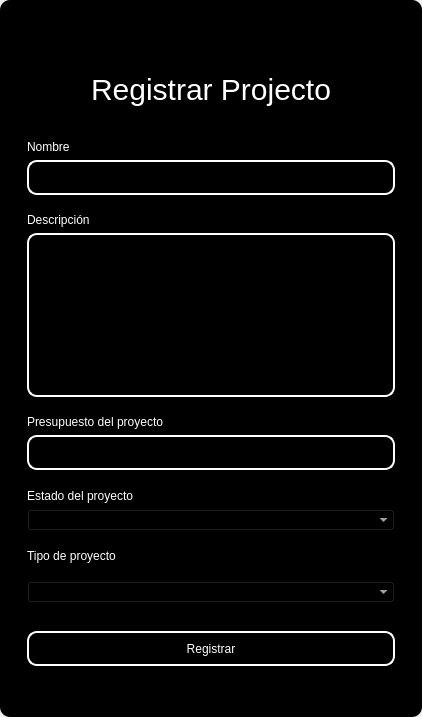
<?xml version="1.0" encoding="UTF-8"?>
<ui version="4.0">
 <class>MainWindow</class>
 <widget class="QMainWindow" name="MainWindow">
  <property name="geometry">
   <rect>
    <x>0</x>
    <y>0</y>
    <width>422</width>
    <height>717</height>
   </rect>
  </property>
  <property name="windowTitle">
   <string>MainWindow</string>
  </property>
  <property name="styleSheet">
   <string notr="true"/>
  </property>
  <widget class="QWidget" name="centralwidget">
   <property name="styleSheet">
    <string notr="true"/>
   </property>
   <layout class="QVBoxLayout" name="verticalLayout">
    <property name="spacing">
     <number>0</number>
    </property>
    <property name="leftMargin">
     <number>0</number>
    </property>
    <property name="topMargin">
     <number>0</number>
    </property>
    <property name="rightMargin">
     <number>0</number>
    </property>
    <property name="bottomMargin">
     <number>0</number>
    </property>
    <item>
     <widget class="QFrame" name="frame">
      <property name="enabled">
       <bool>true</bool>
      </property>
      <property name="styleSheet">
       <string notr="true">QFrame {
	border-radius:10px;
	background-color: rgb(0, 0, 0);
 }
</string>
      </property>
      <property name="frameShape">
       <enum>QFrame::StyledPanel</enum>
      </property>
      <property name="frameShadow">
       <enum>QFrame::Raised</enum>
      </property>
      <layout class="QVBoxLayout" name="verticalLayout_2">
       <item>
        <widget class="QFrame" name="frame_superior">
         <property name="minimumSize">
          <size>
           <width>0</width>
           <height>40</height>
          </size>
         </property>
         <property name="maximumSize">
          <size>
           <width>16777215</width>
           <height>40</height>
          </size>
         </property>
         <property name="styleSheet">
          <string notr="true">QPushButton{
border-radius:18px;
}

QPushButton:hover{
	background-color: rgb(0, 0, 0);
}
</string>
         </property>
         <property name="frameShape">
          <enum>QFrame::StyledPanel</enum>
         </property>
         <property name="frameShadow">
          <enum>QFrame::Raised</enum>
         </property>
         <layout class="QHBoxLayout" name="horizontalLayout_3">
          <property name="spacing">
           <number>4</number>
          </property>
          <property name="leftMargin">
           <number>0</number>
          </property>
          <property name="topMargin">
           <number>0</number>
          </property>
          <property name="rightMargin">
           <number>0</number>
          </property>
          <property name="bottomMargin">
           <number>0</number>
          </property>
          <item>
           <widget class="QPushButton" name="btn_icon">
            <property name="text">
             <string/>
            </property>
            <property name="iconSize">
             <size>
              <width>40</width>
              <height>40</height>
             </size>
            </property>
           </widget>
          </item>
          <item>
           <spacer name="horizontalSpacer_2">
            <property name="orientation">
             <enum>Qt::Horizontal</enum>
            </property>
            <property name="sizeHint" stdset="0">
             <size>
              <width>443</width>
              <height>20</height>
             </size>
            </property>
           </spacer>
          </item>
          <item>
           <widget class="QPushButton" name="bt_minimizar">
            <property name="minimumSize">
             <size>
              <width>38</width>
              <height>38</height>
             </size>
            </property>
            <property name="maximumSize">
             <size>
              <width>38</width>
              <height>38</height>
             </size>
            </property>
            <property name="cursor">
             <cursorShape>PointingHandCursor</cursorShape>
            </property>
            <property name="text">
             <string/>
            </property>
            <property name="icon">
             <iconset>
              <normaloff>image/minus.svg</normaloff>image/minus.svg</iconset>
            </property>
            <property name="iconSize">
             <size>
              <width>38</width>
              <height>38</height>
             </size>
            </property>
           </widget>
          </item>
          <item>
           <widget class="QPushButton" name="bt_maximizar">
            <property name="minimumSize">
             <size>
              <width>38</width>
              <height>38</height>
             </size>
            </property>
            <property name="maximumSize">
             <size>
              <width>38</width>
              <height>38</height>
             </size>
            </property>
            <property name="cursor">
             <cursorShape>PointingHandCursor</cursorShape>
            </property>
            <property name="text">
             <string/>
            </property>
            <property name="icon">
             <iconset>
              <normaloff>image/chevron-up.svg</normaloff>image/chevron-up.svg</iconset>
            </property>
            <property name="iconSize">
             <size>
              <width>38</width>
              <height>38</height>
             </size>
            </property>
           </widget>
          </item>
          <item>
           <widget class="QPushButton" name="bt_restaurar">
            <property name="minimumSize">
             <size>
              <width>38</width>
              <height>38</height>
             </size>
            </property>
            <property name="maximumSize">
             <size>
              <width>38</width>
              <height>38</height>
             </size>
            </property>
            <property name="cursor">
             <cursorShape>PointingHandCursor</cursorShape>
            </property>
            <property name="text">
             <string/>
            </property>
            <property name="icon">
             <iconset>
              <normaloff>image/chevron-down.svg</normaloff>image/chevron-down.svg</iconset>
            </property>
            <property name="iconSize">
             <size>
              <width>38</width>
              <height>38</height>
             </size>
            </property>
           </widget>
          </item>
          <item>
           <widget class="QPushButton" name="bt_cerrar">
            <property name="minimumSize">
             <size>
              <width>38</width>
              <height>38</height>
             </size>
            </property>
            <property name="maximumSize">
             <size>
              <width>38</width>
              <height>38</height>
             </size>
            </property>
            <property name="cursor">
             <cursorShape>PointingHandCursor</cursorShape>
            </property>
            <property name="text">
             <string/>
            </property>
            <property name="icon">
             <iconset>
              <normaloff>image/x.svg</normaloff>image/x.svg</iconset>
            </property>
            <property name="iconSize">
             <size>
              <width>38</width>
              <height>38</height>
             </size>
            </property>
           </widget>
          </item>
         </layout>
        </widget>
       </item>
       <item>
        <widget class="QFrame" name="frame_3">
         <property name="styleSheet">
          <string notr="true">QLabel {
	color: rgb(255, 255, 254);
	font: 12pt &quot;Arial&quot;;
	background-color: rgba(0, 0, 0,0);
}

QTextEdit{
background-color: rgba(0, 0, 0,0);
border-radius:10px; 
font: 12pt &quot;Arial&quot;;
color: rgb(255, 255, 254);
border: 2px solid  rgb(255, 255, 255);

}

QTextEdit:hover{
background-color: rgba(0, 0, 0,0);
border-radius:10px; 
font: 12pt &quot;Arial&quot;;
border: 2px solid  rgb(120, 0, 171);
}

QTextEdit:focus{
background-color: rgb(0, 0, 0);
border-radius:10px; 
font: 12pt &quot;Arial&quot;;
border: 2px solid rgb(120, 0, 171);
}

QLineEdit{
background-color: rgba(0, 0, 0,0);
border-radius:10px; 
font: 12pt &quot;Arial&quot;;
color: rgb(255, 255, 254);
border: 2px solid  rgb(255, 255, 255);

}

QLineEdit:hover{
background-color: rgba(0, 0, 0,0);
border-radius:10px; 
font: 12pt &quot;Arial&quot;;
border: 2px solid  rgb(120, 0, 171);
}

QLineEdit:focus{
background-color: rgb(0, 0, 0);
border-radius:10px; 
font: 12pt &quot;Arial&quot;;
border: 2px solid rgb(120, 0, 171);
}

QCheckBox{
	font: 12pt &quot;Arial&quot;;
	color: rgb(255, 255, 255);
}

QCheckBox::indicator {
    width: 18px;
    height:18px;
}

QCheckBox::indicator:unchecked {
   background-image: url(image/square.svg);
}

QCheckBox::indicator:checked {
   background-image: url(image/check-square.svg);
}

QPushButton{
border-radius:10px; 
font: 12pt &quot;Arial&quot;;
color: rgb(255, 255, 254);
border: 2px solid #ffffff;
}

QPushButton:hover{
border-radius:10px; 
font: 12pt &quot;Arial&quot;;
color: rgb(255, 255, 255);
border: 2px solid rgb(120, 0, 171);
	background-color: rgb(120, 0, 171);
}
</string>
         </property>
         <property name="frameShape">
          <enum>QFrame::StyledPanel</enum>
         </property>
         <property name="frameShadow">
          <enum>QFrame::Raised</enum>
         </property>
         <layout class="QHBoxLayout" name="horizontalLayout_4">
          <item>
           <layout class="QVBoxLayout" name="verticalLayout_4">
            <property name="spacing">
             <number>5</number>
            </property>
            <property name="rightMargin">
             <number>0</number>
            </property>
            <property name="bottomMargin">
             <number>0</number>
            </property>
            <item>
             <widget class="QLabel" name="label_3">
              <property name="minimumSize">
               <size>
                <width>100</width>
                <height>50</height>
               </size>
              </property>
              <property name="styleSheet">
               <string notr="true">font-size: 30px;
color: rgb(255, 255, 255);</string>
              </property>
              <property name="text">
               <string>Registrar Projecto</string>
              </property>
              <property name="alignment">
               <set>Qt::AlignCenter</set>
              </property>
             </widget>
            </item>
            <item>
             <widget class="QFrame" name="frame_4">
              <property name="maximumSize">
               <size>
                <width>400</width>
                <height>700</height>
               </size>
              </property>
              <property name="styleSheet">
               <string notr="true">QLabel {
	color: rgb(255, 255, 254);
	font: 12pt &quot;Arial&quot;;
	background-color: rgba(0, 0, 0,0);
}

QTextEdit{
background-color: rgba(0, 0, 0,0);
border-radius:10px; 
font: 12pt &quot;Arial&quot;;
color: rgb(255, 255, 254);
border: 2px solid  rgb(255, 255, 255);

}

QTextEdit:hover{
background-color: rgba(0, 0, 0,0);
border-radius:10px; 
font: 12pt &quot;Arial&quot;;
border: 2px solid  rgb(120, 0, 171);
}

QTextEdit:focus{
background-color: rgb(0, 0, 0);
border-radius:10px; 
font: 12pt &quot;Arial&quot;;
border: 2px solid rgb(120, 0, 171);
}

QLineEdit{
background-color: rgba(0, 0, 0,0);
border-radius:10px; 
font: 12pt &quot;Arial&quot;;
color: rgb(255, 255, 254);
border: 2px solid  rgb(255, 255, 255);

}

QLineEdit:hover{
background-color: rgba(0, 0, 0,0);
border-radius:10px; 
font: 12pt &quot;Arial&quot;;
border: 2px solid  rgb(120, 0, 171);
}

QLineEdit:focus{
background-color: rgb(0, 0, 0);
border-radius:10px; 
font: 12pt &quot;Arial&quot;;
border: 2px solid rgb(120, 0, 171);
}

QCheckBox{
	font: 12pt &quot;Arial&quot;;
	color: rgb(255, 255, 255);
}

QCheckBox::indicator {
    width: 18px;
    height:18px;
}

QCheckBox::indicator:unchecked {
   background-image: url(image/square.svg);
}

QCheckBox::indicator:checked {
   background-image: url(image/check-square.svg);
}

QPushButton{
border-radius:10px; 
font: 12pt &quot;Arial&quot;;
color: rgb(255, 255, 254);
border: 2px solid #ffffff;
}

QPushButton:hover{
border-radius:10px; 
font: 12pt &quot;Arial&quot;;
color: rgb(255, 255, 255);
border: 2px solid rgb(120, 0, 171);
	background-color: rgb(120, 0, 171);
}
</string>
              </property>
              <property name="frameShape">
               <enum>QFrame::StyledPanel</enum>
              </property>
              <property name="frameShadow">
               <enum>QFrame::Raised</enum>
              </property>
              <layout class="QVBoxLayout" name="verticalLayout_3">
               <property name="leftMargin">
                <number>9</number>
               </property>
               <property name="topMargin">
                <number>9</number>
               </property>
               <property name="rightMargin">
                <number>9</number>
               </property>
               <property name="bottomMargin">
                <number>9</number>
               </property>
               <item>
                <spacer name="verticalSpacer_3">
                 <property name="orientation">
                  <enum>Qt::Vertical</enum>
                 </property>
                 <property name="sizeHint" stdset="0">
                  <size>
                   <width>20</width>
                   <height>40</height>
                  </size>
                 </property>
                </spacer>
               </item>
               <item>
                <widget class="QLabel" name="label_4">
                 <property name="text">
                  <string>Nombre</string>
                 </property>
                </widget>
               </item>
               <item>
                <widget class="QLineEdit" name="nametxt">
                 <property name="minimumSize">
                  <size>
                   <width>0</width>
                   <height>35</height>
                  </size>
                 </property>
                 <property name="text">
                  <string/>
                 </property>
                </widget>
               </item>
               <item>
                <spacer name="verticalSpacer_4">
                 <property name="orientation">
                  <enum>Qt::Vertical</enum>
                 </property>
                 <property name="sizeHint" stdset="0">
                  <size>
                   <width>20</width>
                   <height>40</height>
                  </size>
                 </property>
                </spacer>
               </item>
               <item>
                <widget class="QLabel" name="label_8">
                 <property name="text">
                  <string>Descripción</string>
                 </property>
                </widget>
               </item>
               <item>
                <widget class="QTextEdit" name="descriptiontxt"/>
               </item>
               <item>
                <spacer name="verticalSpacer">
                 <property name="orientation">
                  <enum>Qt::Vertical</enum>
                 </property>
                 <property name="sizeHint" stdset="0">
                  <size>
                   <width>20</width>
                   <height>40</height>
                  </size>
                 </property>
                </spacer>
               </item>
               <item>
                <widget class="QLabel" name="label_5">
                 <property name="text">
                  <string>Presupuesto del proyecto</string>
                 </property>
                </widget>
               </item>
               <item>
                <widget class="QLineEdit" name="budgettxt">
                 <property name="minimumSize">
                  <size>
                   <width>0</width>
                   <height>35</height>
                  </size>
                 </property>
                 <property name="maximumSize">
                  <size>
                   <width>16777215</width>
                   <height>16777215</height>
                  </size>
                 </property>
                 <property name="echoMode">
                  <enum>QLineEdit::Normal</enum>
                 </property>
                </widget>
               </item>
               <item>
                <spacer name="verticalSpacer_5">
                 <property name="orientation">
                  <enum>Qt::Vertical</enum>
                 </property>
                 <property name="sizeHint" stdset="0">
                  <size>
                   <width>20</width>
                   <height>40</height>
                  </size>
                 </property>
                </spacer>
               </item>
               <item>
                <widget class="QLabel" name="label">
                 <property name="text">
                  <string>Estado del proyecto</string>
                 </property>
                </widget>
               </item>
               <item>
                <widget class="QComboBox" name="status_combobox">
                 <property name="styleSheet">
                  <string notr="true">background-color: rgb(0, 0, 0);
color: rgb(255, 255, 255);</string>
                 </property>
                </widget>
               </item>
               <item>
                <spacer name="verticalSpacer_6">
                 <property name="orientation">
                  <enum>Qt::Vertical</enum>
                 </property>
                 <property name="sizeHint" stdset="0">
                  <size>
                   <width>20</width>
                   <height>40</height>
                  </size>
                 </property>
                </spacer>
               </item>
               <item>
                <widget class="QLabel" name="label_2">
                 <property name="text">
                  <string>Tipo de proyecto</string>
                 </property>
                </widget>
               </item>
               <item>
                <spacer name="verticalSpacer_10">
                 <property name="orientation">
                  <enum>Qt::Vertical</enum>
                 </property>
                 <property name="sizeHint" stdset="0">
                  <size>
                   <width>20</width>
                   <height>40</height>
                  </size>
                 </property>
                </spacer>
               </item>
               <item>
                <widget class="QComboBox" name="type_combobox">
                 <property name="styleSheet">
                  <string notr="true">background-color: rgb(0, 0, 0);
color: rgb(255, 255, 255);</string>
                 </property>
                </widget>
               </item>
               <item>
                <spacer name="verticalSpacer_9">
                 <property name="orientation">
                  <enum>Qt::Vertical</enum>
                 </property>
                 <property name="sizeHint" stdset="0">
                  <size>
                   <width>20</width>
                   <height>50</height>
                  </size>
                 </property>
                </spacer>
               </item>
               <item>
                <widget class="QPushButton" name="btn_add">
                 <property name="minimumSize">
                  <size>
                   <width>0</width>
                   <height>35</height>
                  </size>
                 </property>
                 <property name="cursor">
                  <cursorShape>PointingHandCursor</cursorShape>
                 </property>
                 <property name="text">
                  <string>Registrar</string>
                 </property>
                </widget>
               </item>
               <item>
                <spacer name="verticalSpacer_7">
                 <property name="orientation">
                  <enum>Qt::Vertical</enum>
                 </property>
                 <property name="sizeHint" stdset="0">
                  <size>
                   <width>20</width>
                   <height>40</height>
                  </size>
                 </property>
                </spacer>
               </item>
               <item>
                <spacer name="verticalSpacer_8">
                 <property name="orientation">
                  <enum>Qt::Vertical</enum>
                 </property>
                 <property name="sizeHint" stdset="0">
                  <size>
                   <width>20</width>
                   <height>40</height>
                  </size>
                 </property>
                </spacer>
               </item>
              </layout>
             </widget>
            </item>
           </layout>
          </item>
         </layout>
        </widget>
       </item>
      </layout>
     </widget>
    </item>
   </layout>
  </widget>
 </widget>
 <resources/>
 <connections/>
</ui>
